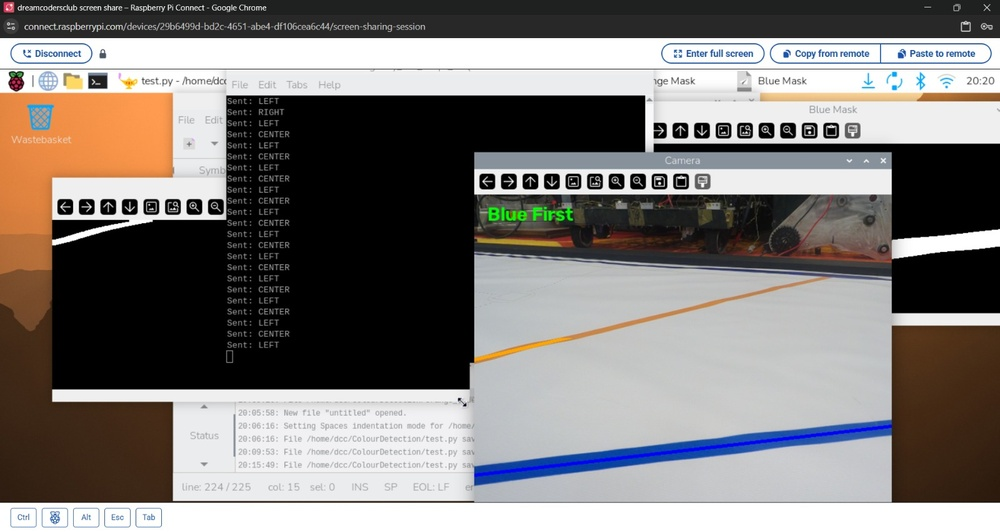
#> input picture Test Code/Servo movement based on line position.jpeg, 1000 x 532 px, shrunk from 1600 x 851 before the run, given in place of the camera
$ python orange_blue_marker.py
#> lines starting #> are read from the running program, lines starting #| are printed output that depends on the picture; after the words box and inside, x2 and y2 are one past the last pixel; in counts of white or black regions, pixels touching at a corner belong together
import cv2
import numpy as np


cap = cv2.VideoCapture(0)


while True:

    ret, frame = cap.read()
#> frame is the input picture: shape (532, 1000, 3); mean B, G, R 119.8, 122.4, 126.9

    if not ret:
        break


    hsv = cv2.cvtColor(
        frame,
        cv2.COLOR_BGR2HSV
    )
#> hsv: shape (532, 1000, 3); mean H, S, V 38.7, 32.9, 131.3


    # Orange

    lower_orange = np.array(
        [10, 100, 100]
    )

    upper_orange = np.array(
        [25, 255, 255]
    )

    orange_mask = cv2.inRange(
        hsv,
        lower_orange,
        upper_orange
    )
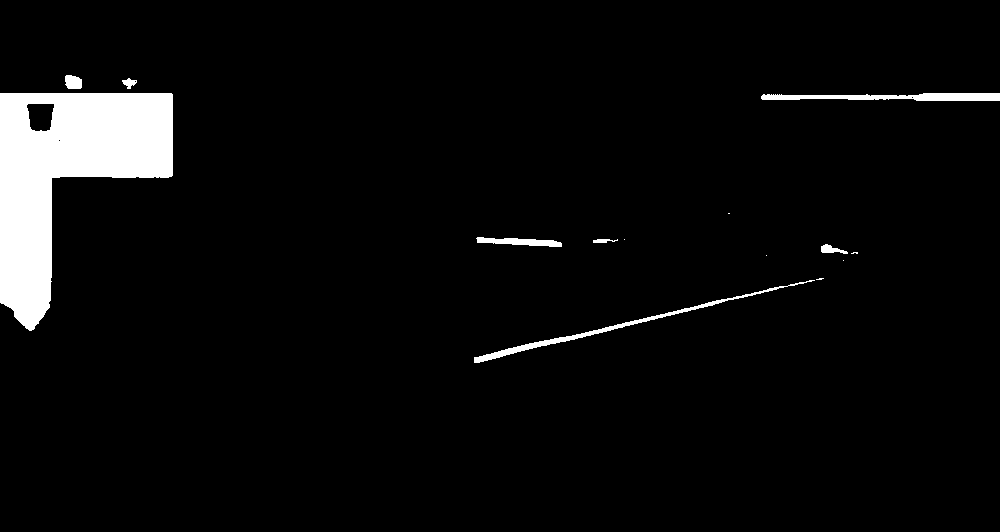
#> orange_mask: shape (532, 1000); 4.7% white; 14 white regions (6 under 20 px), largest, box (x1, y1, x2, y2) and area: (0, 93, 173, 331) 21251, (474, 280, 815, 363) 1364, (761, 93, 1000, 101) 1362


    # Blue

    lower_blue = np.array(
        [85, 50, 100]
    )

    upper_blue = np.array(
        [130, 255, 255]
    )

    blue_mask = cv2.inRange(
        hsv,
        lower_blue,
        upper_blue
    )
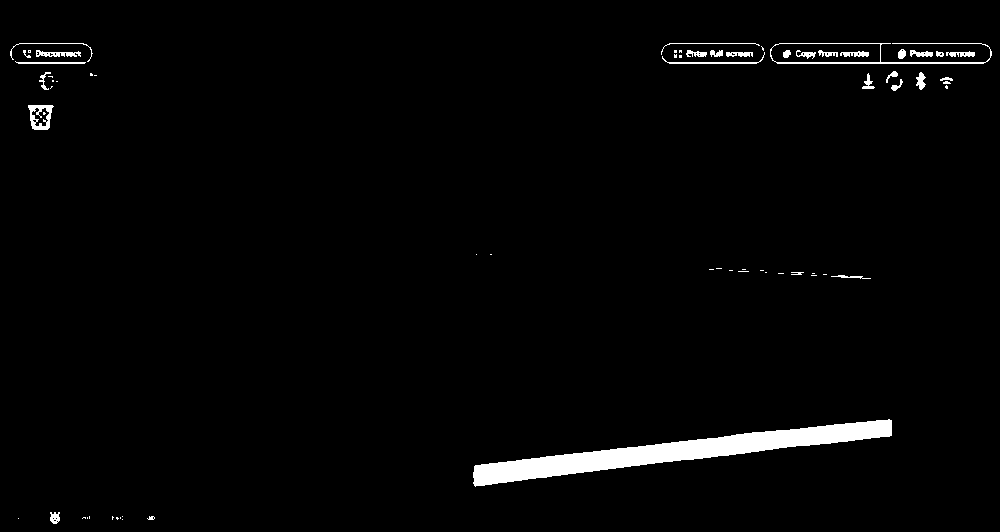
#> blue_mask: shape (532, 1000); 2.2% white; 67 white regions (37 under 20 px)


    # Orange contours

    orange_contours, _ = cv2.findContours(
        orange_mask,
        cv2.RETR_EXTERNAL,
        cv2.CHAIN_APPROX_SIMPLE
    )
#> orange_contours = 14 contours, 6 with area under 20; largest, box (x1, y1, x2, y2) and area: (0, 93, 173, 331) 21466, (761, 93, 1000, 101) 1120, (474, 280, 815, 363) 1020, (476, 237, 562, 247) 415, (65, 75, 82, 89) 180, (821, 244, 848, 254) 112, (122, 78, 137, 89) 72, (593, 239, 618, 243) 42


    for contour in orange_contours:

        if cv2.contourArea(contour) > 500:

            x, y, w, h = cv2.boundingRect(
                contour
            )

            cv2.rectangle(
                frame,
                (x, y),
                (x + w, y + h),
                (0, 165, 255),
                2
            )

            print(
                f"Orange detected: "
                f"x={x}, y={y}"
            )

            break
#> this loop made 1 pass
#> (x, y, w, h) on pass 1: (474, 280, 341, 83)
#| Orange detected: x=474, y=280
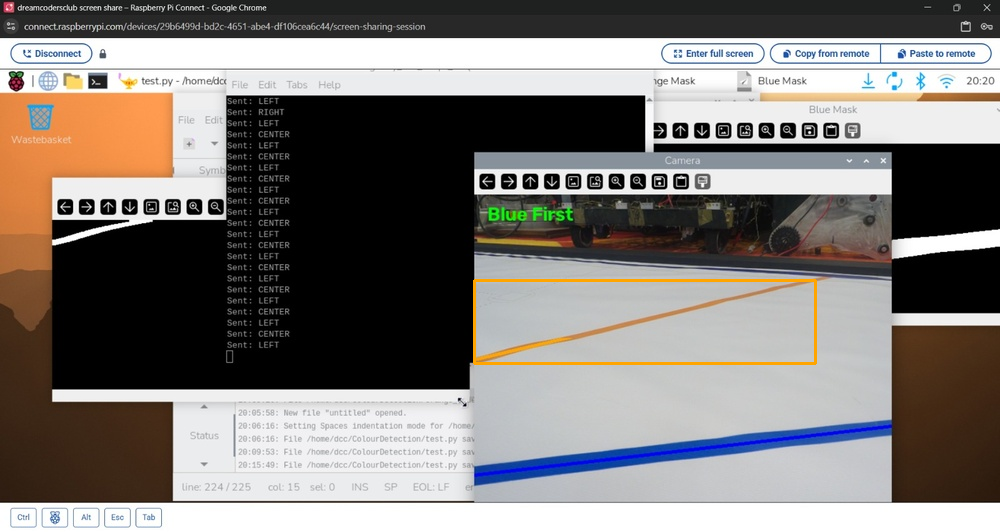
#> frame: shape (532, 1000, 3); 0.48% of pixels changed, all inside (x1, y1, x2, y2) = (473, 279, 817, 365)


    # Blue contours

    blue_contours, _ = cv2.findContours(
        blue_mask,
        cv2.RETR_EXTERNAL,
        cv2.CHAIN_APPROX_SIMPLE
    )
#> blue_contours = 62 contours, 42 with area under 20; largest, box (x1, y1, x2, y2) and area: (473, 419, 892, 487) 7685, (770, 43, 992, 64) 2274, (28, 105, 54, 130) 472, (36, 50, 81, 57) 140, (662, 52, 765, 64) 95


    for contour in blue_contours:

        if cv2.contourArea(contour) > 500:

            x, y, w, h = cv2.boundingRect(
                contour
            )

            cv2.rectangle(
                frame,
                (x, y),
                (x + w, y + h),
                (255, 0, 0),
                2
            )

            print(
                f"Blue detected: "
                f"x={x}, y={y}"
            )

            break
#> this loop made 12 passes
#> (x, y, w, h) on pass 12: (473, 419, 419, 68)
#> contour on passes 1, 2, 3, 5, 8, 9: [[122, 519]], [[18, 518]], [[120, 517], [120, 518]], [[87, 517], [87, 518]], [[122, 516]], [[112, 516], [112, 519], [112, 518], [113, 517]]
#| Blue detected: x=473, y=419
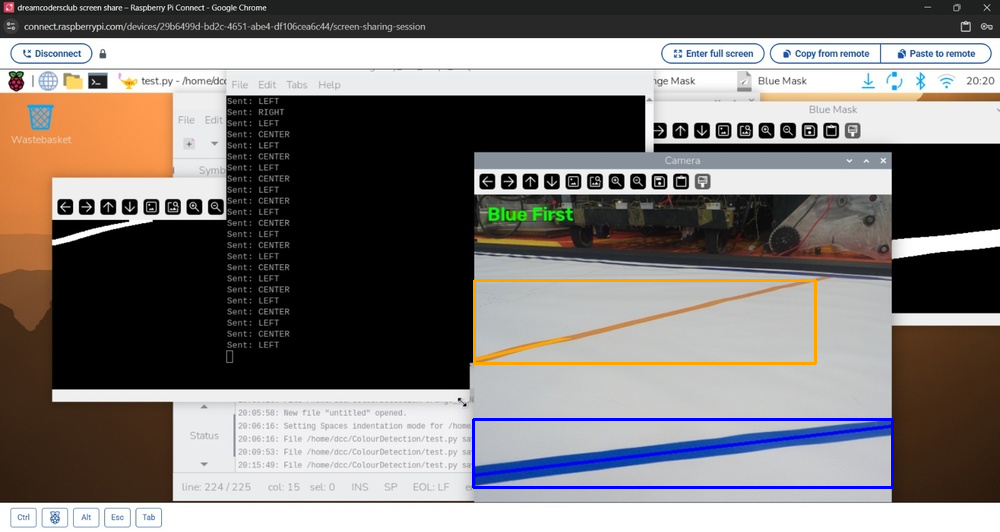
#> frame: shape (532, 1000, 3); 0.55% of pixels changed, all inside (x1, y1, x2, y2) = (472, 418, 894, 489)


    cv2.imshow(
        "Webcam",
        frame
    )


    if (
        cv2.waitKey(1) & 0xFF
        == ord('q')
    ):

#> (key q is pressed here)
        break


cap.release()

cv2.destroyAllWindows()
